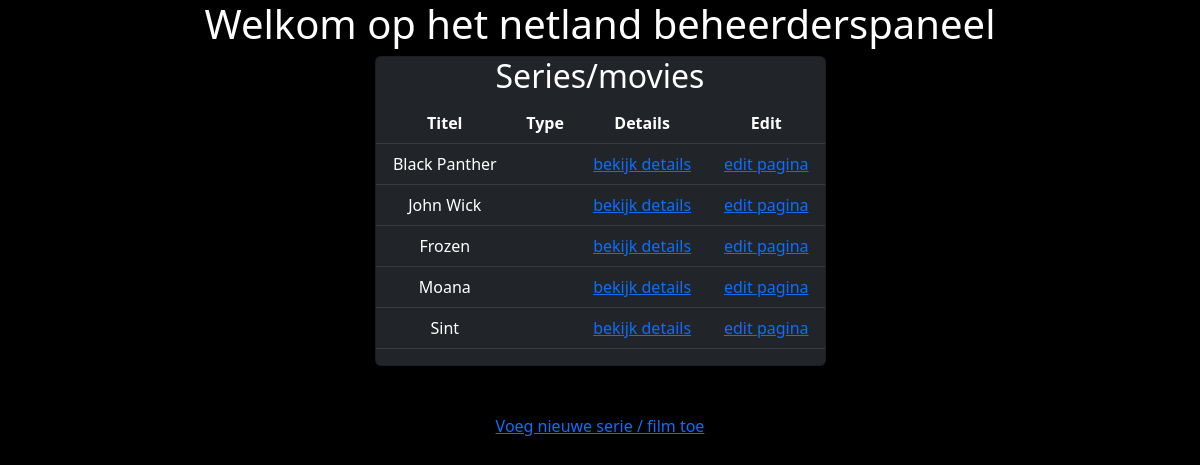
The page / on the database its author committed.
### tables this page shows
CREATE TABLE `media` (
    id MEDIUMINT NOT NULL AUTO_INCREMENT PRIMARY KEY,
    type ENUM('movie', 'series') NOT NULL,
    title VARCHAR(100) NOT NULL,
    rating DECIMAL(2,1) NULL,
    summary TEXT NOT NULL,
    has_won_awards INT NOT NULL,
    seasons INT NOT NULL,
    country VARCHAR(5) NOT NULL,
    length_in_minutes INTEGER NOT NULL,
    released_at DATE NULL,
    youtube_trailer_id VARCHAR(20) NULL
);

### index.php (the view, shortened to what this page needs)
<!DOCTYPE html>
<html lang="en">
<head>
    <link href="https://cdn.jsdelivr.net/npm/bootstrap@5.2.3/dist/css/bootstrap.min.css"
    rel="stylesheet"
>
</head>
<body class="bg-black text-white">
    <div class="container text-center">
        <h1 class="mb-2">Welkom op het netland beheerderspaneel</h1>
        <div class="row justify-content-center">
            <div class="col-5">
                <div class="card bg-dark mb-4">
                    <h2>Series/movies</h2>
                    <table class="table text-white table-dark">
                        <tr>
                            <th>Titel</th>
                            <th>Type</th>
                            <th>Details</th>
                            <th>Edit</th>
                        </tr>
                        <?php
                        $servername = "localhost";
                        $username = "bit_academy";
                        $password = "Jarvis123@";
                        $pdo = new PDO("mysql:host=$servername;dbname=netland", $username, $password);
                        $pdo->setAttribute(PDO::ATTR_ERRMODE, PDO::ERRMODE_EXCEPTION);
                        $stmt = $pdo->query('SELECT * FROM media ORDER BY rating DESC');
                        while ($row = $stmt->fetch()) {
                            echo "<td>" . $row['title'] . "</td>";
                            echo "<td>" . $row['type'] . "</td>";
                            echo '<td><a href="detail.php?id=' . $row['id'] . '">bekijk details</a></td>';
                            echo '<td><a href="edit.php?id=' . $row['id'] . '">edit pagina</a></td>';
                        }
                        ?>
                    </table>
                </div>
                <br> <a href="insert.php">Voeg nieuwe serie / film toe</a>
                    </div>
                </div>
            </div>
</body>
</html>

### rows shown on the page
media: title "Black Panther"
media: title "John Wick"
media: title "Frozen"
media: title "Moana"
media: title "Sint"
